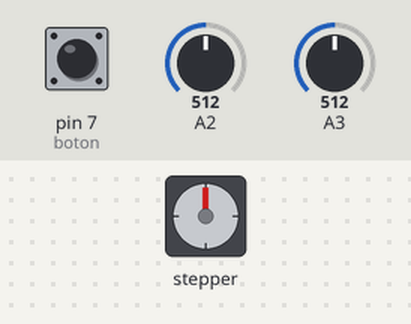
Bench run of a sketch on a simulated Arduino Uno, built with avr-gcc and run on an emulated ATmega328P. Shown: stepper motor. Inputs (shaded band) come from the test bench; at power-on: pin 7 (boton) LOW, A2 = 512, A3 = 512. Stepper angles assume 20 steps per turn.

Above: at 1.2 s.
1.3 s: pin 7 (boton) pulled HIGH for 0.15 s
At 2.3 s:
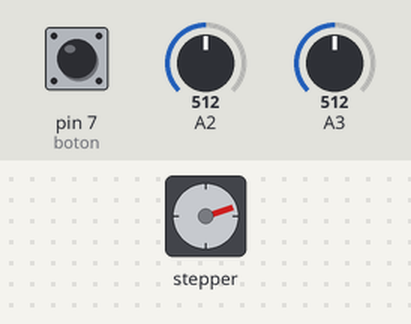
2.9 s: pin 7 (boton) pulled HIGH for 1 s
At 3.7 s:
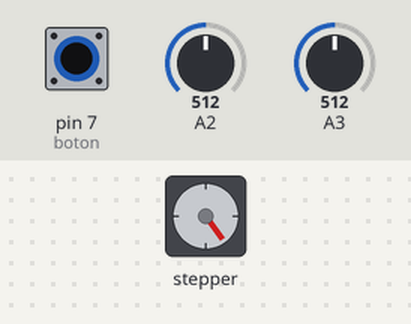
5.4 s: pin 7 (boton) pulled HIGH for 0.15 s
At 5.9 s:
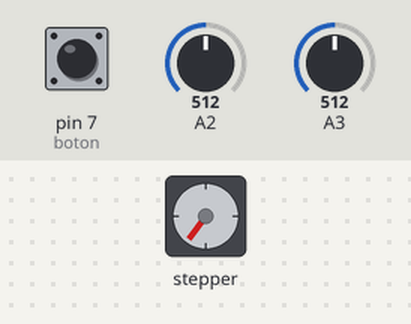
7.0 s: pin 7 (boton) pulled HIGH for 3.2 s
At 8.5 s:
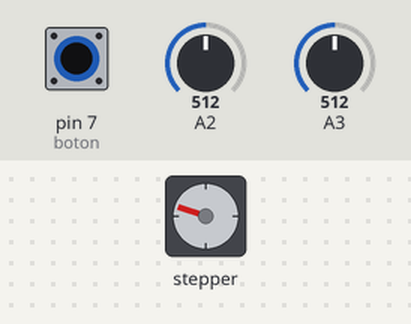
11.7 s: pin 7 (boton) pulled HIGH for 0.15 s
At 12.6 s:
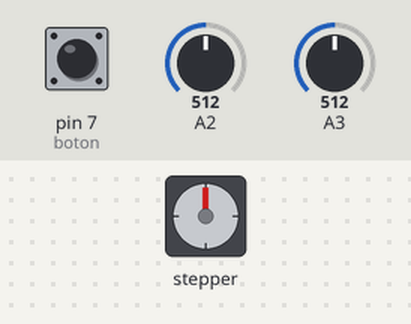
Timing chart, 0 to 14.3 s (numbered marks = the images above; inputs shaded):
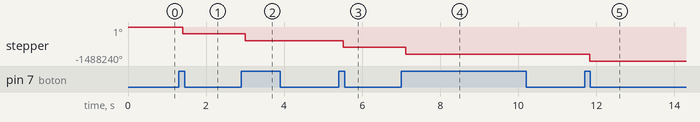

Measured:
- after the input at 1.3 s, stepper: turns 297648° counter-clockwise, starting after 0.10 s
- after the input at 2.9 s, stepper: turns 297648° counter-clockwise, starting after 0.11 s
- after the input at 5.4 s, stepper: turns 297648° counter-clockwise, starting after 0.12 s
- after the input at 7.0 s, stepper: turns 297648° counter-clockwise, starting after 0.12 s
- after the input at 11.7 s, stepper: turns 297648° counter-clockwise, starting after 0.14 s

The sketch:

Calibracion_inicial_motor_PaP-20190209.ino
```cpp
//para el pulsador contador
const int boton = 7; //Le ponemos nombre al pin del pulsador
int contador = 0;  //Variable para guardar la cuenta de pulsaciones
int estadoAnteriorBoton = 0; //Declaramos e inicializamos la variable
int valorBoton = 0; //Declaramos e inicializamos la variable

long pasos=(49000L);  // definimos el numero de pasos a ejecutar
long vel=2200L;     // definimos las RPM del motor
//float mm=1.5;
//long double avance;

/*
  www.diymakers.es
  by A.García
  Mover motores paso a paso con Arduino
  Tutorial en: http://diymakers.es/mover-motores-paso-paso-con-arduino/
*/

#include "Stepper.h" //Importamos la librería para controlar motores paso a paso
 //64 es la relacion de la caja reductora  =>  1280
#define STEPS 20 //Ponemos el número de pasos que necesita para dar una vuelta. 200 en nuestro caso
                  // en este caso lo asumimos por ahora

// Ponemos nombre al motor, el número de pasos y los pins de control
Stepper stepper(STEPS, 8, 9, 10, 11); //Stepper nombre motor (número de pasos por vuelta, pins de control)
int v1=0;  //Pulsador derecha
int v2=0;   //Pulsador izquierda
int direccion;  //Variable para indicar la direccón

void setup() {
 // pinMode(derecha,INPUT);
 // pinMode(izquierda,INPUT);
   Serial.begin(9600);   //Inicia comunicación serie
  pinMode(boton,INPUT);     //Configura el pin 2 como una entrada, pulsador
}


void loop() {
 // avance= (  (pasos*mm)/(0.7)  )   ;
 v1=analogRead(2); //Lectura pulsador 1
 v2=analogRead(3); //Lectura pulsador 2
 stepper.setSpeed(vel); //Indicamos la velocidad al motor

  //para el funcionamiento

// pot = map(v0, 0, 1023, 10, 150); //Establecemos la velocidad entre 30 y 150 rpm

  if(v1>400)     {
    pasos=pasos;
    // direccion=-20;  //el motor gira a la izquierda
  }

  if(v2>400)   {
    pasos=pasos;
  }

  if((v1<400) && (v2<400))  {
    stepper.setSpeed(0); //Indicamos la velocidad al motor
  }


  if((v1>400) && (v2>400))  {
    stepper.setSpeed(0); //Indicamos la velocidad al motor
  }


// para el pulsador con antirrebote
valorBoton=digitalRead(boton); //Leemos el estado del pulsador
delay(100);
if(valorBoton!=estadoAnteriorBoton){ //Si hay un cambio de estado, entramos en el if

  if(valorBoton==1){
    contador++; //Aumentamos en una unidad la cuenta
  // Serial.println(contador); //Imprime el valor por consola
    //stepper.setSpeed(vel); //Indicamos la velocidad al motor
    stepper.step(pasos); //Indicamos la dirección al motor
 /* stepper.step(pasos);
    stepper.step(pasos);
    stepper.step(pasos);
    stepper.step(pasos);
    stepper.step(pasos);
    stepper.step(pasos);
    stepper.step(pasos);
    stepper.step(pasos);
    stepper.step(pasos);   */
   // digitalWrite(led,HIGH); //Encendemos el led
  }
if(valorBoton==0){
   // digitalWrite(led,LOW); //Apagamos el led
  }
}
estadoAnteriorBoton=valorBoton; //guardamos el estado actual del pulsador para la siguiente iteración


}
```
